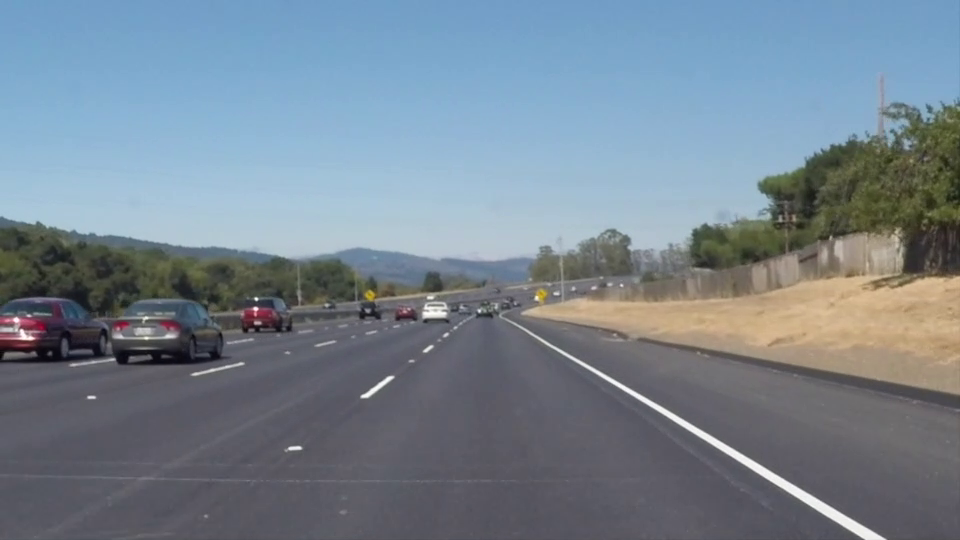
#> input picture frame 162 of 02_Project_FindingLaneLines/Project/test_videos/solidWhiteRight.mp4, 960 x 540 px
$ python image_tester.py
#> lines starting #> are read from the running program, lines starting #| are printed output that depends on the picture; after the words box and inside, x2 and y2 are one past the last pixel; in counts of white or black regions, pixels touching at a corner belong together
# Do relevant imports
import matplotlib.pyplot as plt
import matplotlib.image as mpimg
import numpy as np
import cv2

cv2.destroyAllWindows()
# [7 lines of commented-out code are left out]
videoCapture = cv2.VideoCapture("solidWhiteRight.mp4")
videoCapture.set(cv2.CAP_PROP_POS_FRAMES, 162)
ret, image = videoCapture.read()
#> image is the input picture: shape (540, 960, 3); mean B, G, R 144.1, 132.1, 118.5
# image = mpimg.imread("solidWhiteRight/161.jpg")
gray = cv2.cvtColor(image, cv2.COLOR_RGB2GRAY)
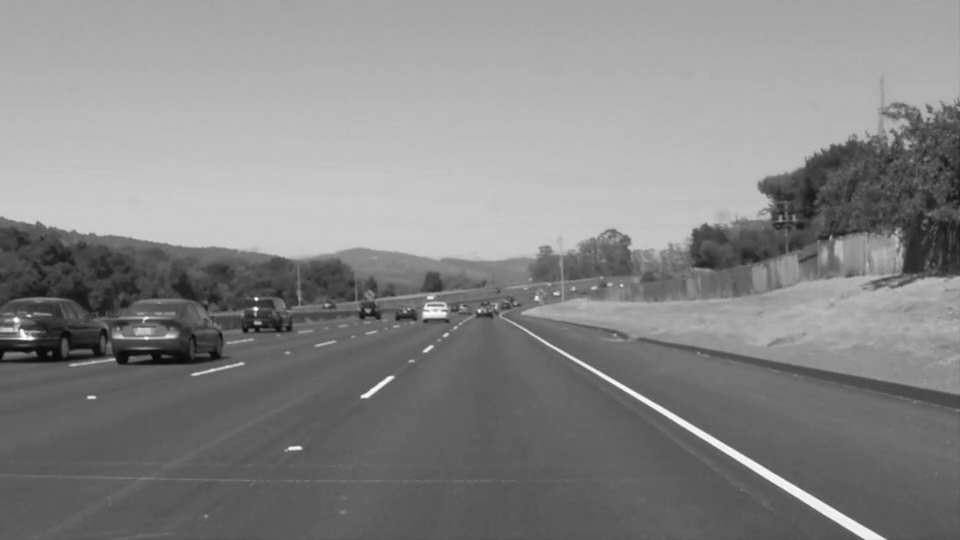
#> gray: shape (540, 960); min 3, max 254, mean 134.1

# Define a kernel size and apply Gaussian smoothing
kernel_size = 5
blur_gray = cv2.GaussianBlur(gray, (kernel_size, kernel_size), 0)

# Define our parameters for Canny and apply
low_threshold = 50
high_threshold = 150
edges = cv2.Canny(blur_gray, low_threshold, high_threshold)
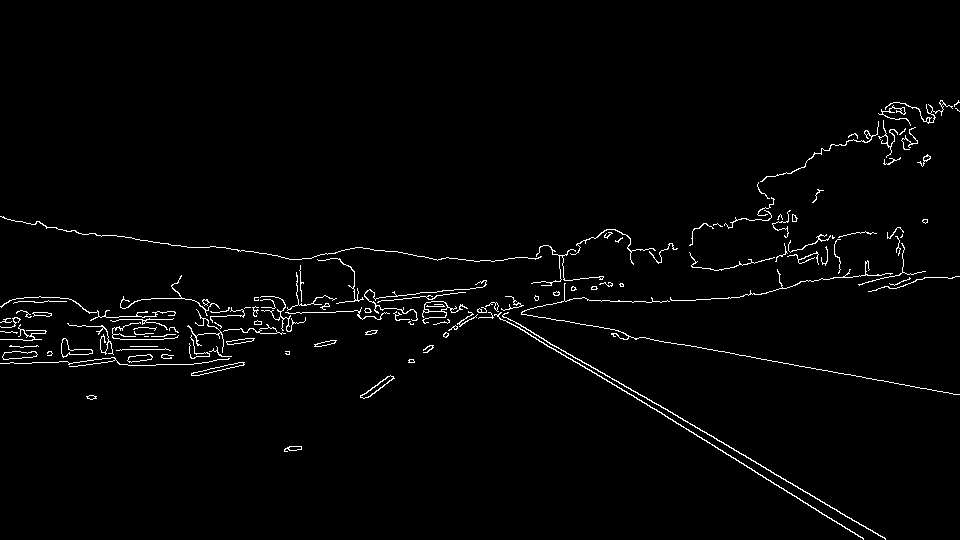
#> edges: shape (540, 960); 1.9% white in thin lines or dots, all inside (x1, y1, x2, y2) = (0, 100, 960, 540)
plt.imshow(edges)
plt.show()

# Next we'll create a masked edges image using cv2.fillPoly()
mask = np.zeros_like(edges)
ignore_mask_color = 255

# This time we are defining a four sided polygon to mask
imshape = image.shape
#> imshape = (540, 960, 3)
vertices = np.array([[(0, imshape[0]), (480, 320), (490, 320), (imshape[1], imshape[0])]], dtype=np.int32)
cv2.fillPoly(mask, vertices, ignore_mask_color)
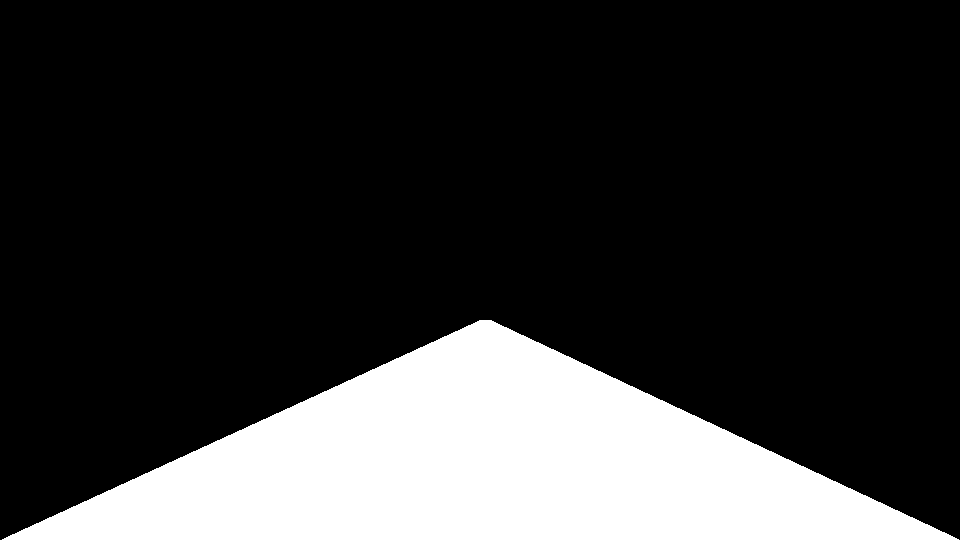
#> mask: shape (540, 960); 20.6% white; 1 white region, box (x1, y1, x2, y2) and area: (2, 320, 959, 540) 106735
plt.imshow(mask)
plt.show()
masked_edges = cv2.bitwise_and(edges, mask)
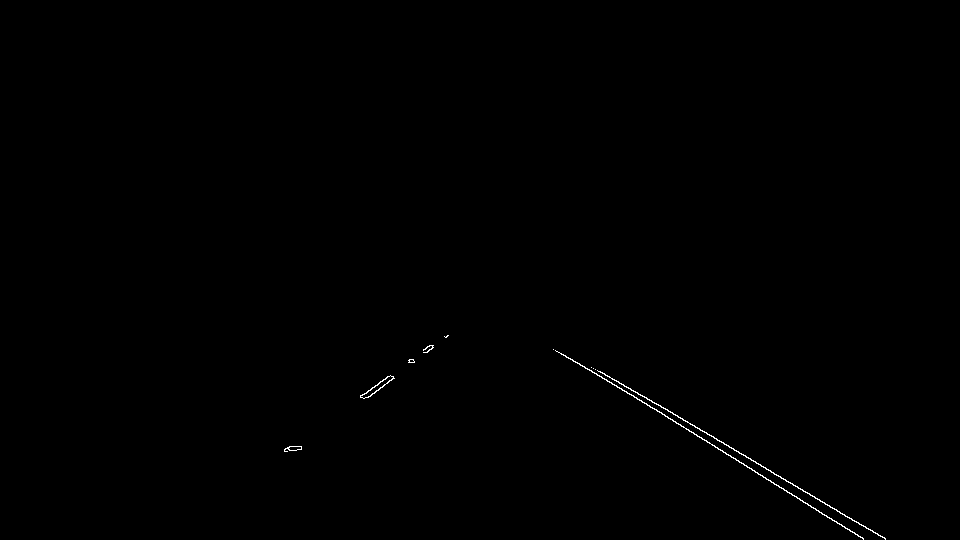
#> masked_edges: shape (540, 960); 0.22% white in thin lines or dots, all inside (x1, y1, x2, y2) = (284, 335, 886, 540)

# Define the Hough transform parameters
# Make a blank the same size as our image to draw on
rho = 2
theta = np.pi/180
threshold = 15
min_line_length = 40
max_line_gap = 20
line_image = np.copy(image)*0  # creating a blank to draw lines on
#> line_image: shape (540, 960, 3); every value is 0

# Run Hough on edge detected image
lines = cv2.HoughLinesP(masked_edges, rho, theta, threshold, np.array([]), min_line_length, max_line_gap)
#> lines = 14 rows, first 6: [646, 403, 863, 538], [700, 430, 884, 537], [683, 420, 723, 442], [597, 370, 637, 392], [566, 357, 652, 407], [368, 397, 414, 362]

# Iterate over the output "lines" and draw lines on the black
for line in lines:
    for x1, y1, x2, y2 in line:
        cv2.line(line_image, (x1, y1), (x2, y2), (255, 0, 0), 10)
#> this loop made 14 passes
#> line on passes 1 to 12: [[646, 403, 863, 538]], [[700, 430, 884, 537]], [[683, 420, 723, 442]], [[597, 370, 637, 392]], [[566, 357, 652, 407]], [[368, 397, 414, 362]], [[360, 397, 444, 336]], [[766, 469, 885, 538]], [[391, 376, 447, 335]], [[655, 409, 707, 442]], [[393, 376, 446, 337]], [[811, 507, 863, 539]]
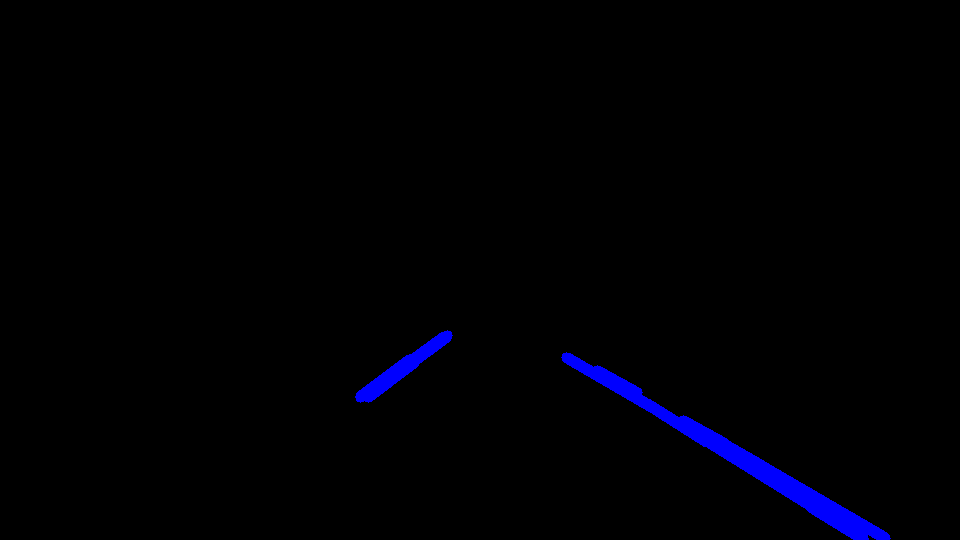
#> line_image: shape (540, 960, 3); mean B, G, R 3.9, 0, 0

# Create a "color" binary image to combine with line image
color_edges = np.dstack((edges, edges, edges))
mask_3 = np.dstack((mask, mask, mask))

# Draw the lines on the edge image
combo = cv2.addWeighted(color_edges, 0.8, line_image, 1, 0)
# plt.imshow(combo)
# plt.show()
combo = cv2.addWeighted(image, 0.8, line_image, 1, 0)
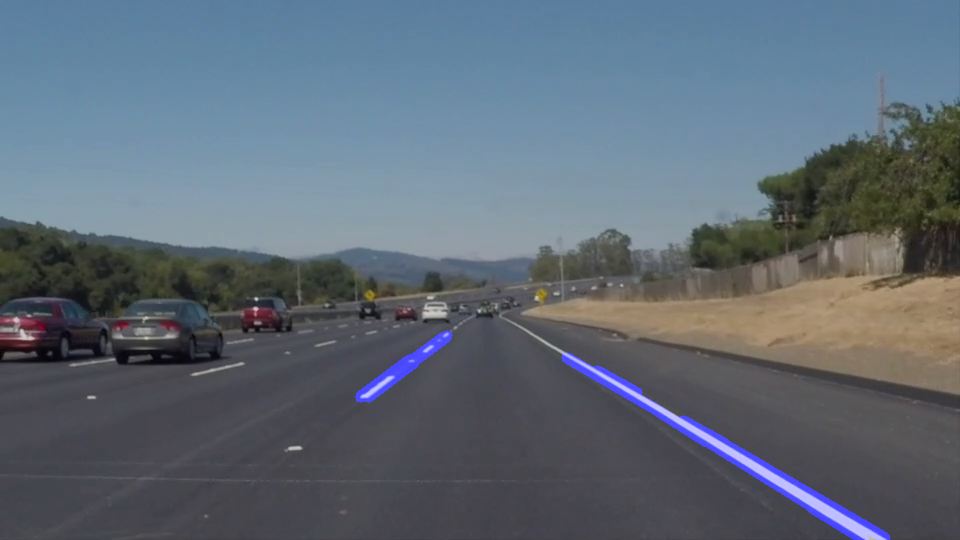
#> combo: shape (540, 960, 3); mean B, G, R 117.4, 105.6, 94.8
plt.imshow(combo)
plt.show()

combo_image_mask = cv2.addWeighted(image, 0.8, mask_3, 0.2, 0)
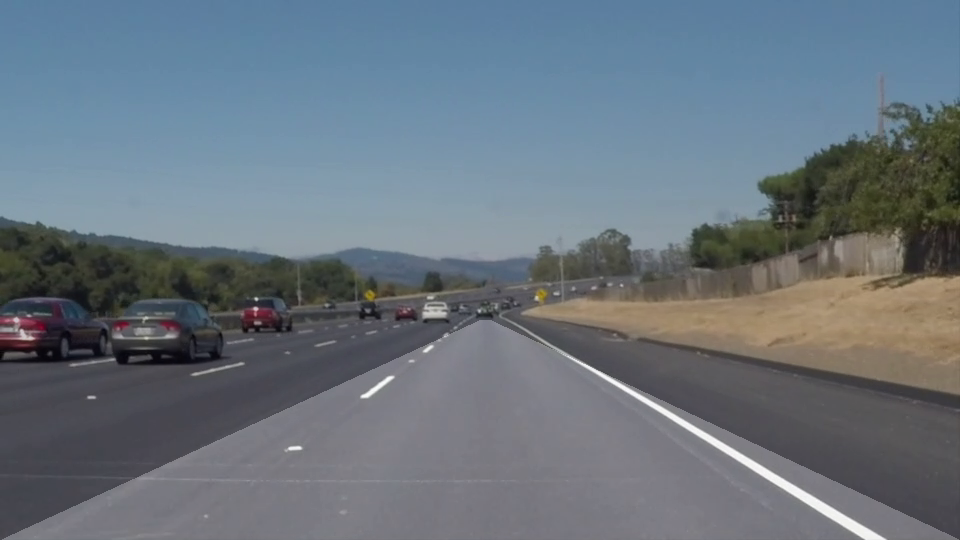
#> combo_image_mask: shape (540, 960, 3); mean B, G, R 125.8, 116.1, 105.3
# plt.imshow(combo_image_mask)
# plt.show()
